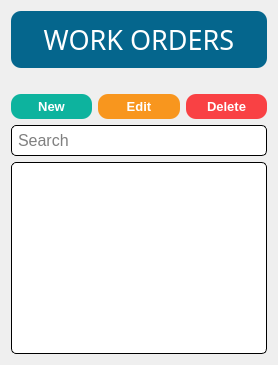
      <widget class="QWidget" name="page_workorder_listingview">
       <layout class="QGridLayout" name="gridLayout_24">
        <item row="0" column="0" colspan="3">
         <widget class="QLabel" name="label_54">
          <property name="font">
           <font>
            <family>Impact</family>
            <pointsize>20</pointsize>
           </font>
          </property>
          <property name="styleSheet">
           <string notr="true">QLabel {
	color: white;
    background-color: #05668d;
    border-style: outset;
    border-radius: 10px;
    padding: 10px;
	margin: 0px 0px 20px 0px;
}</string>
          </property>
          <property name="text">
           <string>WORK ORDERS</string>
          </property>
          <property name="alignment">
           <set>Qt::AlignCenter</set>
          </property>
         </widget>
        </item>
        <item row="1" column="0">
         <widget class="QPushButton" name="workorder_listingview_btnNew">
          <property name="font">
           <font>
            <family>Arial</family>
            <pointsize>10</pointsize>
            <weight>75</weight>
            <bold>true</bold>
           </font>
          </property>
          <property name="cursor">
           <cursorShape>PointingHandCursor</cursorShape>
          </property>
          <property name="focusPolicy">
           <enum>Qt::NoFocus</enum>
          </property>
          <property name="styleSheet">
           <string notr="true">QPushButton {
	color: white;
    background-color: #0db39e;
    border-style: outset;
    border-radius: 10px;
    padding: 5px;
}

QPushButton:hover {
	    background-color: #16db93;
}</string>
          </property>
          <property name="text">
           <string>New</string>
          </property>
         </widget>
        </item>
        <item row="1" column="1">
         <widget class="QPushButton" name="workorder_listingview_btnEdit">
          <property name="font">
           <font>
            <family>Arial</family>
            <pointsize>10</pointsize>
            <weight>75</weight>
            <bold>true</bold>
           </font>
          </property>
          <property name="cursor">
           <cursorShape>PointingHandCursor</cursorShape>
          </property>
          <property name="focusPolicy">
           <enum>Qt::NoFocus</enum>
          </property>
          <property name="styleSheet">
           <string notr="true">QPushButton {
	color: white;
    background-color: #f8961e;
    border-style: outset;
    border-radius: 10px;
    padding: 5px;
}

QPushButton:hover {
	    background-color: #f9c74f;
}</string>
          </property>
          <property name="text">
           <string>Edit</string>
          </property>
         </widget>
        </item>
        <item row="1" column="2">
         <widget class="QPushButton" name="workorder_listingview_btnDelete">
          <property name="font">
           <font>
            <family>Arial</family>
            <pointsize>10</pointsize>
            <weight>75</weight>
            <bold>true</bold>
           </font>
          </property>
          <property name="cursor">
           <cursorShape>PointingHandCursor</cursorShape>
          </property>
          <property name="focusPolicy">
           <enum>Qt::NoFocus</enum>
          </property>
          <property name="styleSheet">
           <string notr="true">QPushButton {
	color: white;
    background-color: #f94144;
    border-style: outset;
    border-radius: 10px;
    padding: 5px;
}

QPushButton:hover {
	    background-color: #ff595e;
}</string>
          </property>
          <property name="text">
           <string>Delete</string>
          </property>
         </widget>
        </item>
        <item row="2" column="0" colspan="3">
         <widget class="QLineEdit" name="workorder_listingview_txtSearch">
          <property name="font">
           <font>
            <family>Arial</family>
            <pointsize>12</pointsize>
           </font>
          </property>
          <property name="styleSheet">
           <string notr="true">QLineEdit {
	background-color: white;
	border-style: inset;
	border-width: 1px;
	border-radius: 5px;
	border-color: black;
	padding: 4px;
}

QLineEdit:focus {
	border-width: 2px;
	border-color: #028090;
}</string>
          </property>
          <property name="placeholderText">
           <string>Search</string>
          </property>
          <property name="clearButtonEnabled">
           <bool>true</bool>
          </property>
         </widget>
        </item>
        <item row="3" column="0" colspan="3">
         <widget class="QTableWidget" name="workorder_listingview_tblWorkOrder">
          <property name="focusPolicy">
           <enum>Qt::ClickFocus</enum>
          </property>
          <property name="styleSheet">
           <string notr="true">QTableWidget {
	background-color: white;
	border-style: inset;
	border-width: 1px;
	border-radius: 5px;
	border-color: black;
	padding: 4px;
}

QTableWidget:focus {
	border-width: 2px;
	border-color: #028090;
}</string>
          </property>
          <property name="editTriggers">
           <set>QAbstractItemView::NoEditTriggers</set>
          </property>
          <property name="tabKeyNavigation">
           <bool>false</bool>
          </property>
          <property name="alternatingRowColors">
           <bool>false</bool>
          </property>
          <property name="selectionMode">
           <enum>QAbstractItemView::SingleSelection</enum>
          </property>
          <property name="selectionBehavior">
           <enum>QAbstractItemView::SelectRows</enum>
          </property>
          <property name="sortingEnabled">
           <bool>true</bool>
          </property>
          <property name="cornerButtonEnabled">
           <bool>false</bool>
          </property>
          <attribute name="horizontalHeaderStretchLastSection">
           <bool>true</bool>
          </attribute>
          <attribute name="verticalHeaderVisible">
           <bool>false</bool>
          </attribute>
         </widget>
        </item>
       </layout>
      </widget>
